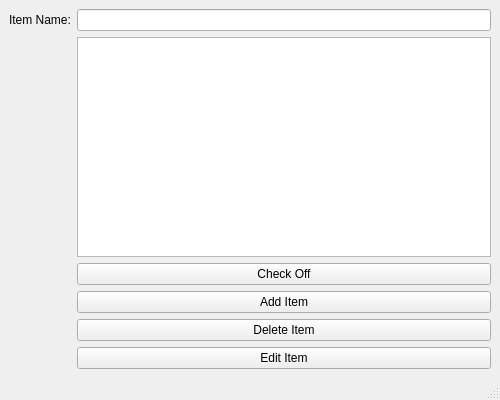
<?xml version="1.0" encoding="UTF-8"?>
<ui version="4.0">
 <class>MainWindow</class>
 <widget class="QMainWindow" name="MainWindow">
  <property name="geometry">
   <rect>
    <x>0</x>
    <y>0</y>
    <width>500</width>
    <height>400</height>
   </rect>
  </property>
  <property name="windowTitle">
   <string>To Do List</string>
  </property>
  <widget class="QWidget" name="centralwidget">
   <layout class="QFormLayout" name="formLayout">
    <item row="2" column="1">
     <widget class="QListWidget" name="listWidget"/>
    </item>
    <item row="0" column="0">
     <widget class="QLabel" name="label">
      <property name="text">
       <string>Item Name:</string>
      </property>
     </widget>
    </item>
    <item row="0" column="1">
     <widget class="QLineEdit" name="lineEdit"/>
    </item>
    <item row="4" column="1">
     <widget class="QPushButton" name="pushButton">
      <property name="text">
       <string>Add Item</string>
      </property>
     </widget>
    </item>
    <item row="5" column="1">
     <widget class="QPushButton" name="pushButton_2">
      <property name="text">
       <string>Delete Item</string>
      </property>
     </widget>
    </item>
    <item row="6" column="1">
     <widget class="QPushButton" name="pushButton_3">
      <property name="text">
       <string>Edit Item</string>
      </property>
     </widget>
    </item>
    <item row="3" column="1">
     <widget class="QPushButton" name="pushButton_4">
      <property name="text">
       <string>Check Off</string>
      </property>
     </widget>
    </item>
   </layout>
  </widget>
  <widget class="QStatusBar" name="statusbar"/>
 </widget>
 <resources/>
 <connections/>
</ui>
